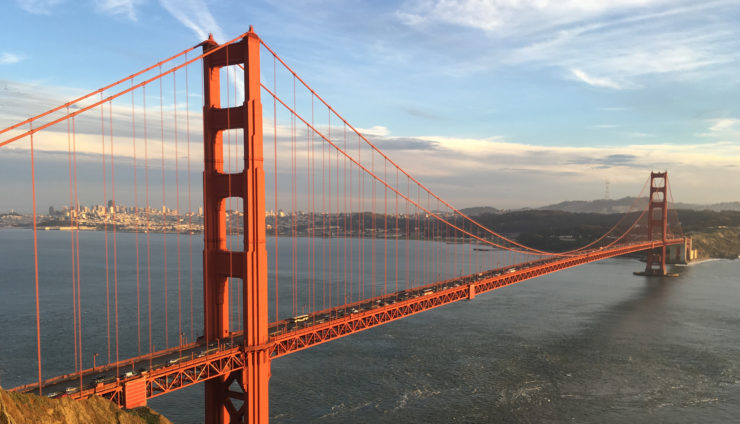
#> input picture edge detection/sample.jpg, 740 x 424 px, found by its file name
$ python example5.py
#> lines starting #> are read from the running program, lines starting #| are printed output that depends on the picture
#Import neccesary libraries
import cv2
import numpy as np

#assign a variable to imread
img = cv2.imread('sample.jpg',1)
#> img is the input picture: shape (424, 740, 3); mean B, G, R 138.6, 139.1, 143.1

#find region of interest and display the image
roi=cv2.rectangle(img,(50,10),(180,40),(0,255,0),2)
cv2.imshow('region of interest',roi)

#crop roi area and add the cropped region to original image
crop=img[10:40,50:180]
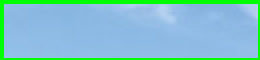
#> crop: shape (30, 130, 3) (shown 2 times larger); mean B, G, R 201, 195.6, 126.9
img[100:130,70:200]=crop
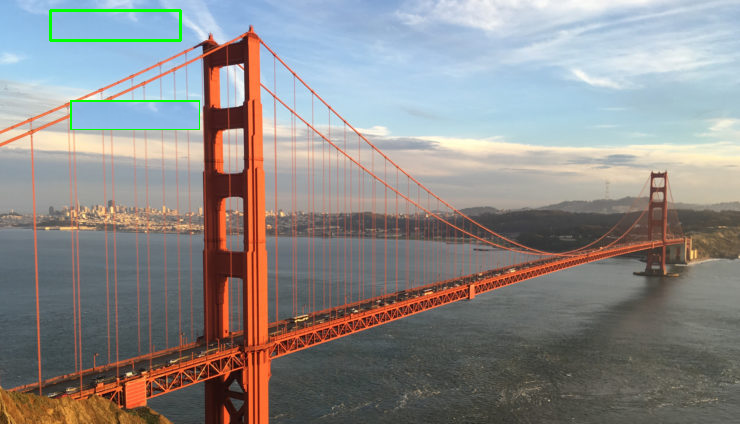
#> img: shape (424, 740, 3); mean B, G, R 137.9, 139.1, 141.6
cv2.imshow('cropped image',img)

#wait until a key is pressed & destory all the windows
cv2.waitKey(0)
cv2.destroyAllWindows()
